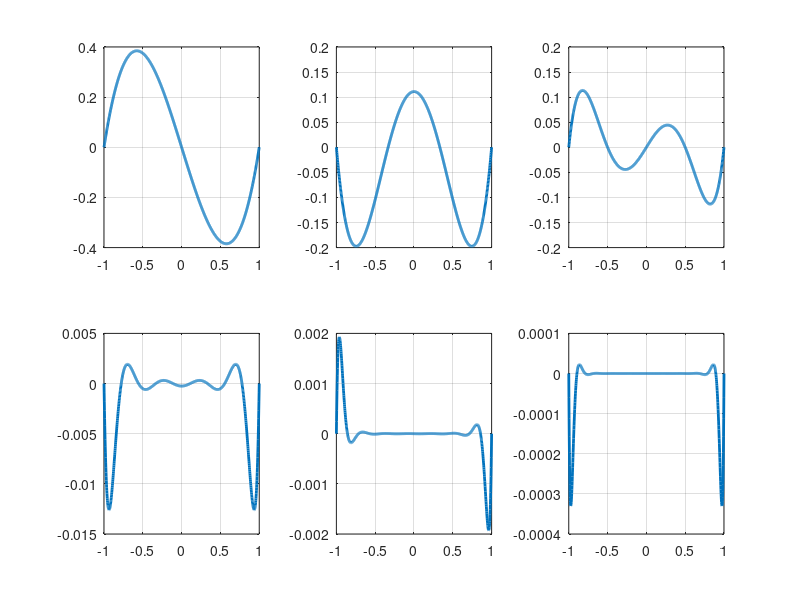

The MATLAB source for this figure: (Note: this script raises an error after producing the figure.)
%% plots of the error function w_n(sigma) for different orders n

figure(1)
clf
N=[3 4 5 10 15 20];

for i=1:6
  subplot(2,3,i)
  
  tk = linspace(-1,1,N(i));
  x  = linspace(-1,1,1000);
  f  = @(x) prod(x-tk);
  y  = arrayfun(f, x);
  plot(x,y,'-', 'LineWidth', 2);
  grid on;
  drawnow
end

%% runs with brute force method
addpath('../../po');
t0 = linspace(0, 2*pi, 100)';
x0 = [sin(t0) cos(t0)];
prob  = coco_set(coco_prob(), 'cont', 'ItMX', [0 200]);
echo on
%!tkn1
prob  = coco_set(prob, 'coll', 'TOL', 1.0e-3);
prob2 = po_isol2orb(prob, '', @pneta, t0, x0, 'eps', 0.1);
coco(prob2, 'run1', [], 1, {'eps' 'po.seg.coll.err'}, [0.1 20]);
%!tkn2
prob  = coco_set(prob, 'coll', 'NTST', 20, 'NCOL', 4);
prob2 = po_sol2orb(prob, '', 'run1', 2);
coco(prob2, 'run2', [], 1, {'eps' 'po.seg.coll.err'}, [0.1 20]);
%!tkn3
prob  = coco_set(prob, 'coll', 'NTST', 150, 'NCOL', 5);
prob2 = po_sol2orb(prob, '', 'run2', 3);
coco(prob2, 'run3', [], 1, {'eps' 'po.seg.coll.err'}, [0.1 20]);
%!tkn4
echo off
figure(2)
clf

subplot(2,2,[1 2])

bd  = coco_bd_read('run1');
lab = coco_bd_labs(bd, 'MXCL');
sol1 = po_read_solution('', 'run1', lab);

bd  = coco_bd_read('run2');
lab = coco_bd_labs(bd, 'MXCL');
sol2 = po_read_solution('', 'run2', lab);

bd  = coco_bd_read('run3');
lab = coco_bd_labs(bd, 'EP');
sol3 = po_read_solution('', 'run3', lab(end));

plot(sol3.x(:,1), sol3.x(:,2), 'k.-', sol2.x(:,1), sol2.x(:,2), 'r.-', ...
  sol1.x(:,1), sol1.x(:,2), '.-');
grid on
drawnow

subplot(2,2,3)
plot(sol3.t/sol3.t(end), sol3.x(:,2), '.-');
grid on
drawnow



subplot(2,2,4)

bd = coco_bd_read('run1');
p = coco_bd_col(bd, 'eps');
err = coco_bd_col(bd, 'po.seg.coll.err');
plot(p,err, '.-');

hold on
bd = coco_bd_read('run2');
p = coco_bd_col(bd, 'eps');
err = coco_bd_col(bd, 'po.seg.coll.err');
plot(p,err, '.-');
bd = coco_bd_read('run3');
p = coco_bd_col(bd, 'eps');
err = coco_bd_col(bd, 'po.seg.coll.err');
plot(p,err, '.-');
hold off

grid on
drawnow

rmpath('../../po');
